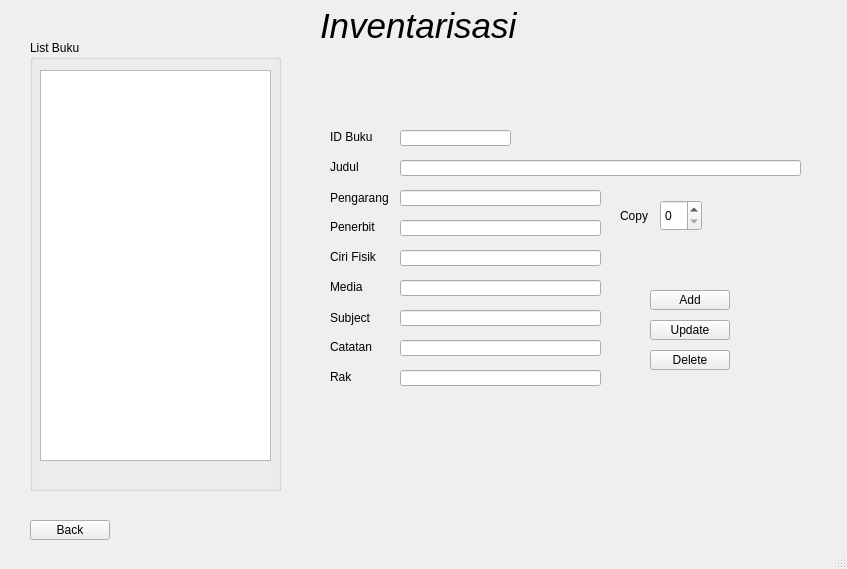
<?xml version="1.0" encoding="UTF-8"?>
<ui version="4.0">
 <class>MainWindow</class>
 <widget class="QMainWindow" name="MainWindow">
  <property name="geometry">
   <rect>
    <x>0</x>
    <y>0</y>
    <width>847</width>
    <height>569</height>
   </rect>
  </property>
  <property name="windowTitle">
   <string>MainWindow</string>
  </property>
  <widget class="QWidget" name="centralwidget">
   <widget class="QLabel" name="label">
    <property name="geometry">
     <rect>
      <x>330</x>
      <y>130</y>
      <width>49</width>
      <height>14</height>
     </rect>
    </property>
    <property name="text">
     <string>ID Buku</string>
    </property>
   </widget>
   <widget class="QLabel" name="label_2">
    <property name="geometry">
     <rect>
      <x>330</x>
      <y>160</y>
      <width>49</width>
      <height>14</height>
     </rect>
    </property>
    <property name="text">
     <string/>
    </property>
   </widget>
   <widget class="QLabel" name="label_3">
    <property name="geometry">
     <rect>
      <x>330</x>
      <y>160</y>
      <width>49</width>
      <height>14</height>
     </rect>
    </property>
    <property name="text">
     <string>Judul</string>
    </property>
   </widget>
   <widget class="QLabel" name="label_4">
    <property name="geometry">
     <rect>
      <x>330</x>
      <y>220</y>
      <width>49</width>
      <height>14</height>
     </rect>
    </property>
    <property name="text">
     <string>Penerbit</string>
    </property>
   </widget>
   <widget class="QLabel" name="label_5">
    <property name="geometry">
     <rect>
      <x>330</x>
      <y>190</y>
      <width>61</width>
      <height>16</height>
     </rect>
    </property>
    <property name="text">
     <string>Pengarang</string>
    </property>
   </widget>
   <widget class="QLabel" name="label_7">
    <property name="geometry">
     <rect>
      <x>320</x>
      <y>10</y>
      <width>211</width>
      <height>31</height>
     </rect>
    </property>
    <property name="font">
     <font>
      <pointsize>26</pointsize>
      <italic>true</italic>
     </font>
    </property>
    <property name="text">
     <string>Inventarisasi</string>
    </property>
   </widget>
   <widget class="QLabel" name="label_8">
    <property name="geometry">
     <rect>
      <x>330</x>
      <y>250</y>
      <width>49</width>
      <height>14</height>
     </rect>
    </property>
    <property name="text">
     <string>Ciri Fisik</string>
    </property>
   </widget>
   <widget class="QLabel" name="label_9">
    <property name="geometry">
     <rect>
      <x>330</x>
      <y>280</y>
      <width>49</width>
      <height>14</height>
     </rect>
    </property>
    <property name="text">
     <string>Media</string>
    </property>
   </widget>
   <widget class="QLineEdit" name="lineEdit_1">
    <property name="geometry">
     <rect>
      <x>400</x>
      <y>130</y>
      <width>111</width>
      <height>16</height>
     </rect>
    </property>
   </widget>
   <widget class="QLineEdit" name="lineEdit_2">
    <property name="geometry">
     <rect>
      <x>400</x>
      <y>160</y>
      <width>401</width>
      <height>16</height>
     </rect>
    </property>
   </widget>
   <widget class="QLineEdit" name="lineEdit_3">
    <property name="geometry">
     <rect>
      <x>400</x>
      <y>190</y>
      <width>201</width>
      <height>16</height>
     </rect>
    </property>
   </widget>
   <widget class="QLineEdit" name="lineEdit_4">
    <property name="geometry">
     <rect>
      <x>400</x>
      <y>220</y>
      <width>201</width>
      <height>16</height>
     </rect>
    </property>
   </widget>
   <widget class="QLineEdit" name="lineEdit_5">
    <property name="geometry">
     <rect>
      <x>400</x>
      <y>250</y>
      <width>201</width>
      <height>16</height>
     </rect>
    </property>
   </widget>
   <widget class="QLineEdit" name="lineEdit_7">
    <property name="geometry">
     <rect>
      <x>400</x>
      <y>280</y>
      <width>201</width>
      <height>16</height>
     </rect>
    </property>
   </widget>
   <widget class="QLineEdit" name="lineEdit_8">
    <property name="geometry">
     <rect>
      <x>400</x>
      <y>310</y>
      <width>201</width>
      <height>16</height>
     </rect>
    </property>
   </widget>
   <widget class="QLineEdit" name="lineEdit_9">
    <property name="geometry">
     <rect>
      <x>400</x>
      <y>340</y>
      <width>201</width>
      <height>16</height>
     </rect>
    </property>
   </widget>
   <widget class="QLabel" name="label_10">
    <property name="geometry">
     <rect>
      <x>330</x>
      <y>370</y>
      <width>49</width>
      <height>14</height>
     </rect>
    </property>
    <property name="text">
     <string>Rak</string>
    </property>
   </widget>
   <widget class="QLabel" name="label_11">
    <property name="geometry">
     <rect>
      <x>330</x>
      <y>340</y>
      <width>49</width>
      <height>14</height>
     </rect>
    </property>
    <property name="text">
     <string>Catatan</string>
    </property>
   </widget>
   <widget class="QLineEdit" name="lineEdit_10">
    <property name="geometry">
     <rect>
      <x>400</x>
      <y>370</y>
      <width>201</width>
      <height>16</height>
     </rect>
    </property>
    <property name="sizePolicy">
     <sizepolicy hsizetype="Fixed" vsizetype="Fixed">
      <horstretch>0</horstretch>
      <verstretch>0</verstretch>
     </sizepolicy>
    </property>
   </widget>
   <widget class="QLabel" name="label_12">
    <property name="geometry">
     <rect>
      <x>330</x>
      <y>310</y>
      <width>61</width>
      <height>16</height>
     </rect>
    </property>
    <property name="text">
     <string>Subject</string>
    </property>
   </widget>
   <widget class="QLabel" name="label_13">
    <property name="geometry">
     <rect>
      <x>620</x>
      <y>200</y>
      <width>31</width>
      <height>31</height>
     </rect>
    </property>
    <property name="text">
     <string>Copy</string>
    </property>
   </widget>
   <widget class="QSpinBox" name="spinBox">
    <property name="geometry">
     <rect>
      <x>660</x>
      <y>200</y>
      <width>42</width>
      <height>31</height>
     </rect>
    </property>
   </widget>
   <widget class="QGroupBox" name="groupBox">
    <property name="geometry">
     <rect>
      <x>30</x>
      <y>40</y>
      <width>251</width>
      <height>451</height>
     </rect>
    </property>
    <property name="title">
     <string>List Buku</string>
    </property>
    <widget class="QTableWidget" name="tabel">
     <property name="geometry">
      <rect>
       <x>10</x>
       <y>30</y>
       <width>231</width>
       <height>391</height>
      </rect>
     </property>
    </widget>
   </widget>
   <widget class="QPushButton" name="pushButton_1">
    <property name="geometry">
     <rect>
      <x>30</x>
      <y>520</y>
      <width>80</width>
      <height>20</height>
     </rect>
    </property>
    <property name="text">
     <string>Back</string>
    </property>
   </widget>
   <widget class="QPushButton" name="pushButton_2">
    <property name="geometry">
     <rect>
      <x>650</x>
      <y>290</y>
      <width>80</width>
      <height>20</height>
     </rect>
    </property>
    <property name="text">
     <string>Add</string>
    </property>
   </widget>
   <widget class="QPushButton" name="pushButton_3">
    <property name="geometry">
     <rect>
      <x>650</x>
      <y>320</y>
      <width>80</width>
      <height>20</height>
     </rect>
    </property>
    <property name="text">
     <string>Update</string>
    </property>
   </widget>
   <widget class="QPushButton" name="pushButton_4">
    <property name="geometry">
     <rect>
      <x>650</x>
      <y>350</y>
      <width>80</width>
      <height>20</height>
     </rect>
    </property>
    <property name="text">
     <string>Delete</string>
    </property>
   </widget>
  </widget>
  <widget class="QStatusBar" name="statusbar"/>
 </widget>
 <resources/>
 <connections/>
</ui>
